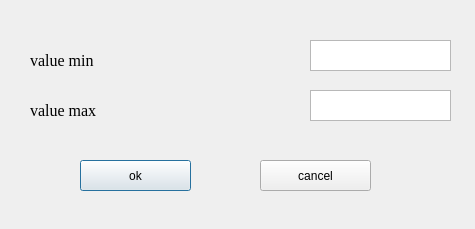
<?xml version="1.0" encoding="UTF-8"?>
<ui version="4.0">
 <class>EntityParamThresholdDlg</class>
 <widget class="QDialog" name="EntityParamThresholdDlg">
  <property name="geometry">
   <rect>
    <x>0</x>
    <y>0</y>
    <width>475</width>
    <height>229</height>
   </rect>
  </property>
  <property name="windowTitle">
   <string>EntityParamThresholdDlg</string>
  </property>
  <widget class="QPushButton" name="okBtn">
   <property name="geometry">
    <rect>
     <x>80</x>
     <y>160</y>
     <width>111</width>
     <height>31</height>
    </rect>
   </property>
   <property name="text">
    <string>ok</string>
   </property>
  </widget>
  <widget class="QPushButton" name="cancelBtn">
   <property name="geometry">
    <rect>
     <x>260</x>
     <y>160</y>
     <width>111</width>
     <height>31</height>
    </rect>
   </property>
   <property name="text">
    <string>cancel</string>
   </property>
  </widget>
  <widget class="QLabel" name="label1">
   <property name="enabled">
    <bool>true</bool>
   </property>
   <property name="geometry">
    <rect>
     <x>30</x>
     <y>50</y>
     <width>241</width>
     <height>21</height>
    </rect>
   </property>
   <property name="font">
    <font>
     <family>Times New Roman</family>
     <pointsize>12</pointsize>
    </font>
   </property>
   <property name="text">
    <string>value min</string>
   </property>
  </widget>
  <widget class="QTextEdit" name="valueMin">
   <property name="geometry">
    <rect>
     <x>310</x>
     <y>40</y>
     <width>141</width>
     <height>31</height>
    </rect>
   </property>
  </widget>
  <widget class="QTextEdit" name="valueMax">
   <property name="geometry">
    <rect>
     <x>310</x>
     <y>90</y>
     <width>141</width>
     <height>31</height>
    </rect>
   </property>
  </widget>
  <widget class="QLabel" name="label2">
   <property name="enabled">
    <bool>true</bool>
   </property>
   <property name="geometry">
    <rect>
     <x>30</x>
     <y>100</y>
     <width>241</width>
     <height>21</height>
    </rect>
   </property>
   <property name="font">
    <font>
     <family>Times New Roman</family>
     <pointsize>12</pointsize>
    </font>
   </property>
   <property name="text">
    <string>value max</string>
   </property>
  </widget>
 </widget>
 <layoutdefault spacing="6" margin="11"/>
 <resources/>
 <connections/>
</ui>
